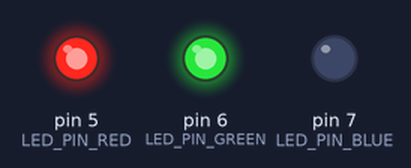
The sketch below on a simulated Arduino Uno, built with avr-gcc and run on an emulated ATmega328P. Parts: output pins drawn as LEDs (lit = HIGH).

Above: at 0.1 s.
At 0.7 s:
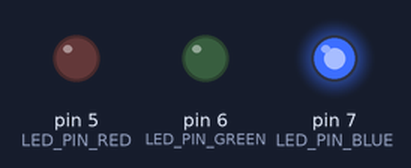
At 1.1 s:
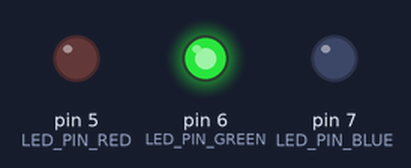
At 1.5 s:
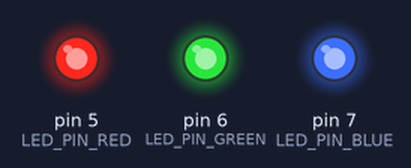
At 2.5 s:
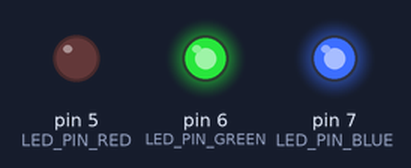
At 3.5 s:
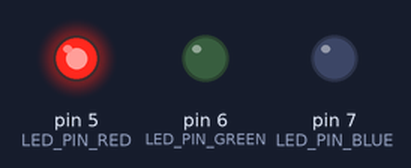
Timing chart, 0 to 3.8 s (numbered marks = the images above):
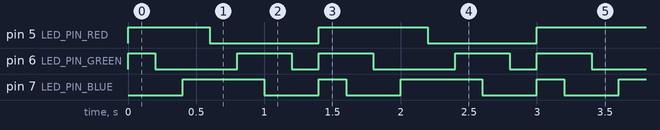

The sketch:

button_led_test.ino
```cpp
#define LED_PIN_RED 5
#define LED_PIN_GREEN 6
#define LED_PIN_BLUE 7

void setup() {
    pinMode(LED_PIN_RED, OUTPUT);
    pinMode(LED_PIN_GREEN, OUTPUT);
    pinMode(LED_PIN_BLUE, OUTPUT);
}

void loop() {
    digitalWrite(LED_PIN_RED, HIGH);
    digitalWrite(LED_PIN_GREEN, HIGH);
    digitalWrite(LED_PIN_BLUE, LOW);

    // Add a delay to keep the LED on for some time
    delay(200);

    digitalWrite(LED_PIN_RED, HIGH);
    digitalWrite(LED_PIN_GREEN, LOW);
    digitalWrite(LED_PIN_BLUE, LOW);

    // Add a delay to keep the LED on for some time
    delay(200);

    digitalWrite(LED_PIN_RED, HIGH);
    digitalWrite(LED_PIN_GREEN, LOW);
    digitalWrite(LED_PIN_BLUE, HIGH);

    // Add a delay to keep the LED on for some time
    delay(200);

    digitalWrite(LED_PIN_RED, LOW);
    digitalWrite(LED_PIN_GREEN, LOW);
    digitalWrite(LED_PIN_BLUE, HIGH);

    // Add a delay to keep the LED on for some time
    delay(200);

    digitalWrite(LED_PIN_RED, LOW);
    digitalWrite(LED_PIN_GREEN, HIGH);
    digitalWrite(LED_PIN_BLUE, HIGH);

    // Add a delay to keep the LED on for some time
    delay(200);

    digitalWrite(LED_PIN_RED, LOW);
    digitalWrite(LED_PIN_GREEN, HIGH);
    digitalWrite(LED_PIN_BLUE, LOW);

    // Add a delay to keep the LED on for some time
    delay(200);

    digitalWrite(LED_PIN_RED, LOW);
    digitalWrite(LED_PIN_GREEN, LOW);
    digitalWrite(LED_PIN_BLUE, LOW);

    // Add a delay to keep the LED on for some time
    delay(200);


    digitalWrite(LED_PIN_RED, HIGH);
    digitalWrite(LED_PIN_GREEN, HIGH);
    digitalWrite(LED_PIN_BLUE, HIGH);

    // Add a delay to keep the LED on for some time
    delay(200);
}
```

Measured:
- by itself, pin 5 (LED_PIN_RED): repeats every 1.6 s: LOW 0.80 s, HIGH 0.80 s
- by itself, pin 6 (LED_PIN_GREEN): repeats every 1.6 s: LOW 0.60 s, HIGH 0.40 s, LOW 0.20 s, HIGH 0.40 s
- by itself, pin 7 (LED_PIN_BLUE): repeats every 1.6 s: LOW 0.40 s, HIGH 0.20 s, LOW 0.40 s, HIGH 0.60 s
